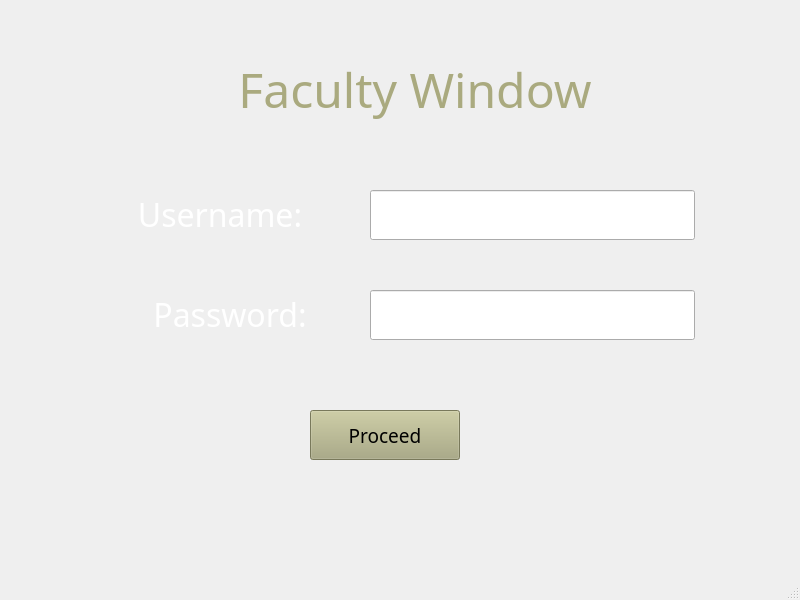
<?xml version="1.0" encoding="UTF-8"?>
<ui version="4.0">
 <class>MainWindow</class>
 <widget class="QMainWindow" name="MainWindow">
  <property name="geometry">
   <rect>
    <x>0</x>
    <y>0</y>
    <width>800</width>
    <height>600</height>
   </rect>
  </property>
  <property name="windowTitle">
   <string>MainWindow</string>
  </property>
  <widget class="QWidget" name="centralwidget">
   <widget class="QLabel" name="label">
    <property name="geometry">
     <rect>
      <x>190</x>
      <y>50</y>
      <width>450</width>
      <height>80</height>
     </rect>
    </property>
    <property name="font">
     <font>
      <family>Leelawadee</family>
      <pointsize>36</pointsize>
     </font>
    </property>
    <property name="text">
     <string>&lt;html&gt;&lt;head/&gt;&lt;body&gt;&lt;p align=&quot;center&quot;&gt;&lt;span style=&quot; color:#aaaa7f;&quot;&gt;Faculty Window&lt;/span&gt;&lt;/p&gt;&lt;/body&gt;&lt;/html&gt;</string>
    </property>
   </widget>
   <widget class="QLineEdit" name="usernameLE">
    <property name="geometry">
     <rect>
      <x>370</x>
      <y>190</y>
      <width>325</width>
      <height>50</height>
     </rect>
    </property>
    <property name="styleSheet">
     <string notr="true"/>
    </property>
   </widget>
   <widget class="QLineEdit" name="passwordLE">
    <property name="geometry">
     <rect>
      <x>370</x>
      <y>290</y>
      <width>325</width>
      <height>50</height>
     </rect>
    </property>
   </widget>
   <widget class="QLabel" name="passwordLabel_2">
    <property name="geometry">
     <rect>
      <x>120</x>
      <y>280</y>
      <width>220</width>
      <height>70</height>
     </rect>
    </property>
    <property name="font">
     <font>
      <family>Leelawadee</family>
      <pointsize>18</pointsize>
      <weight>50</weight>
      <bold>false</bold>
     </font>
    </property>
    <property name="text">
     <string>&lt;html&gt;&lt;head/&gt;&lt;body&gt;&lt;p align=&quot;center&quot;&gt;&lt;span style=&quot; font-size:24pt; color:#ffffff;&quot;&gt;Password:&lt;/span&gt;&lt;/p&gt;&lt;/body&gt;&lt;/html&gt;</string>
    </property>
   </widget>
   <widget class="QLabel" name="usernameLabel">
    <property name="geometry">
     <rect>
      <x>110</x>
      <y>180</y>
      <width>220</width>
      <height>70</height>
     </rect>
    </property>
    <property name="font">
     <font>
      <family>Leelawadee</family>
      <pointsize>18</pointsize>
      <weight>50</weight>
      <bold>false</bold>
     </font>
    </property>
    <property name="text">
     <string>&lt;html&gt;&lt;head/&gt;&lt;body&gt;&lt;p align=&quot;center&quot;&gt;&lt;span style=&quot; font-size:24pt; color:#ffffff;&quot;&gt;Username:&lt;/span&gt;&lt;/p&gt;&lt;/body&gt;&lt;/html&gt;</string>
    </property>
   </widget>
   <widget class="QPushButton" name="proceedNLW">
    <property name="geometry">
     <rect>
      <x>310</x>
      <y>410</y>
      <width>150</width>
      <height>50</height>
     </rect>
    </property>
    <property name="font">
     <font>
      <family>Leelawadee</family>
      <pointsize>14</pointsize>
      <weight>50</weight>
      <bold>false</bold>
     </font>
    </property>
    <property name="styleSheet">
     <string notr="true">background-color:rgb(170, 170, 127)</string>
    </property>
    <property name="text">
     <string>Proceed</string>
    </property>
   </widget>
  </widget>
  <widget class="QMenuBar" name="menubar">
   <property name="geometry">
    <rect>
     <x>0</x>
     <y>0</y>
     <width>800</width>
     <height>21</height>
    </rect>
   </property>
  </widget>
  <widget class="QStatusBar" name="statusbar"/>
 </widget>
 <resources/>
 <connections/>
</ui>
